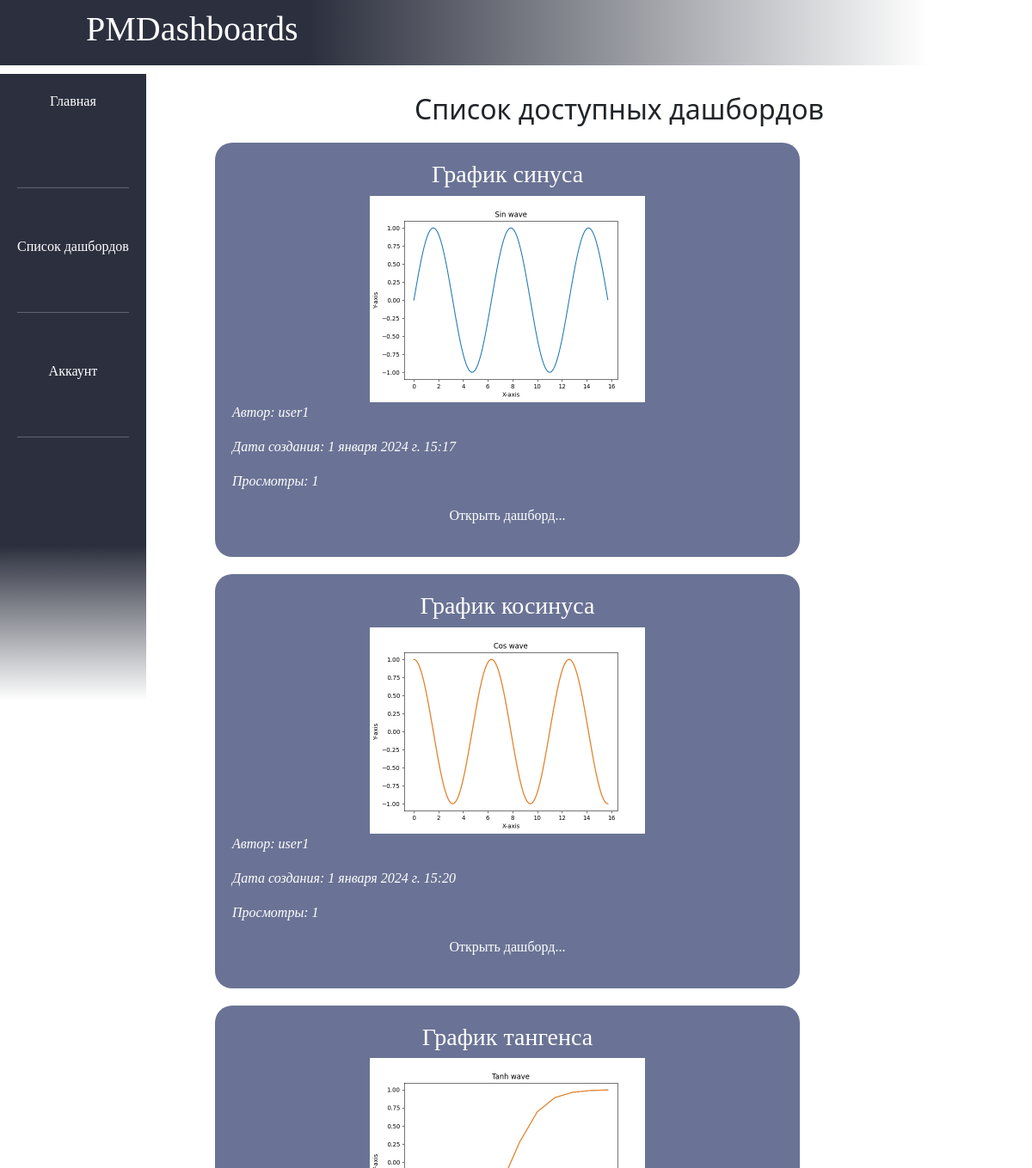
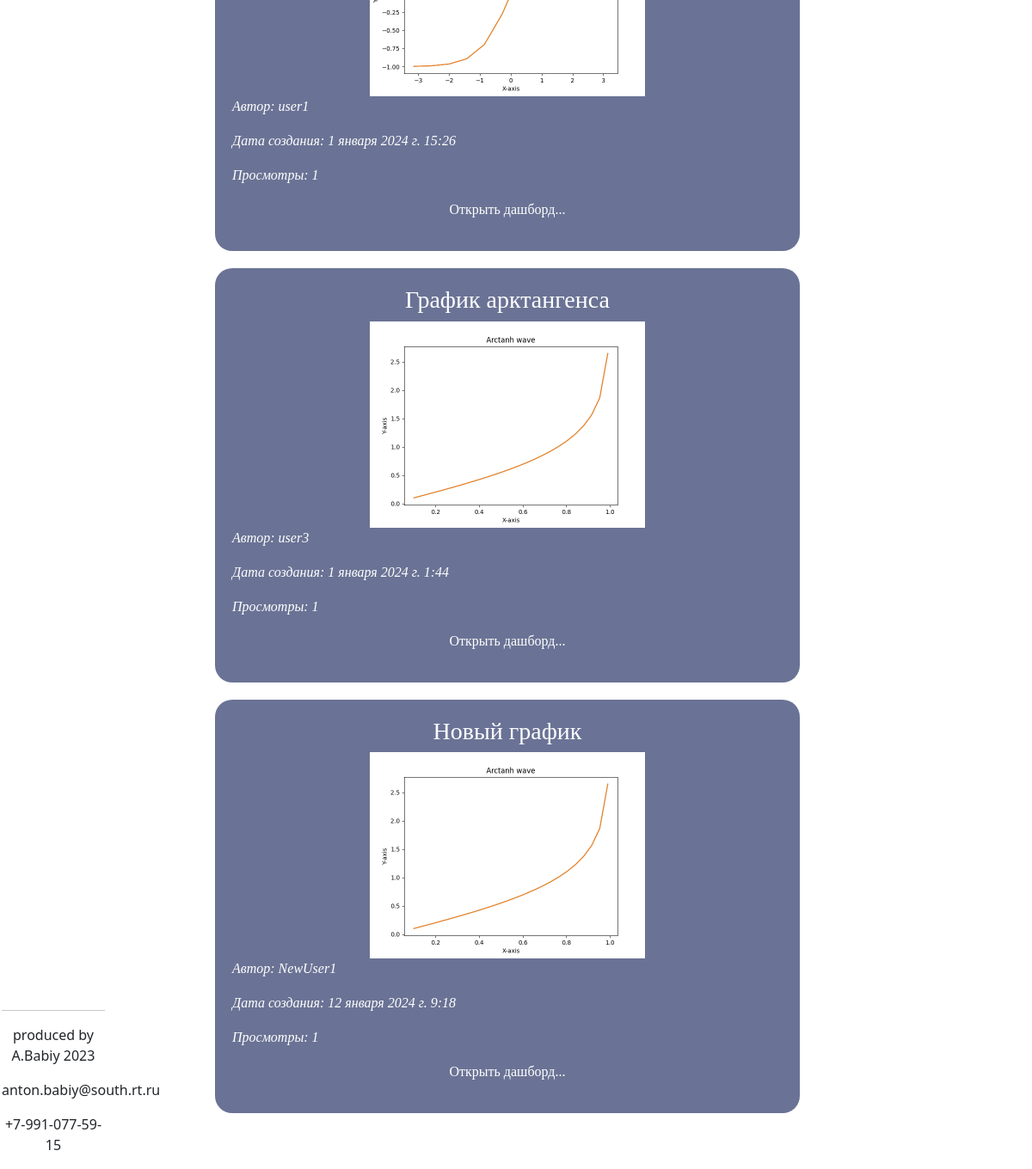
Screenshot of /pmdash/all/ with the database file from the repository (2 pictures, top to bottom).
### news/models.py (models this page shows, shortened)
class Article(models.Model):
    author = models.ForeignKey(User, on_delete=models.CASCADE, null=True, verbose_name='Автор')
    title = models.CharField('Название', max_length=50, default='')
    anouncement = models.TextField('Аннотация', max_length=250)
    text = models.TextField('Описание дашборда')
    date = models.DateTimeField('Дата публикации', auto_now=True) #default=timezone.now
    category = models.ForeignKey('Category', on_delete=models.SET_NULL, null=True, verbose_name='Категория')
    tags = models.ManyToManyField(to = Tag, blank=True, verbose_name='Тэги')
    objects = models.Manager()
    published = PublishedToday()
    def get_absolute_url(self):
        return f'/news/{int(self.id)}'
    def get_views(self):
        return self.views.count() #views - это related_name из связанной модели ViewCounter
    class Meta:
        verbose_name = "Дашборд"
        verbose_name_plural = "Дашборды"
        ordering = ['title','date']

class ShowImage(models.Model):
    article = models.ForeignKey(Article, on_delete=models.CASCADE)
    title = models.CharField(max_length=150, blank=True)
    def folder_path(instance, filename):
        return f"article_images/article_{instance.article.pk}/{filename}"
    image = models.ImageField(upload_to=folder_path)

### pmdash/views.py (the view)
# urls.py: path('all/', views.allBoards, name='pmdash_all'),
def allBoards(request):
    articles = Article.objects.all().order_by("id")
    p = Paginator(articles, 5)
    page_number = request.GET.get('page')
    page_obj = p.get_page(page_number)
    bookmarks = FavoriteArticle.objects.filter(user=request.user.id).values_list('article_id', flat=True)
    images = ShowImage.objects.all().order_by("article_id")
    context = {'posts': page_obj, 'articles': articles, 'bookmarks': bookmarks, 'images': images}
    return render(request, "pmdash/allBoards_page.html", context)

### pmdash/templates/pmdash/allBoards_page.html (shortened to what this page needs)
{% extends 'all_apps/base.html' %}
{% block header %} {% include 'pmdash/header_template.html' %} {% endblock %}
{% block sidebar %} {% include 'pmdash/sidebar_template.html' %} {% endblock %}
{% block main %} {% include 'pmdash/allBoards_template.html' %} {% endblock %}
{% block footer %} {% include 'pmdash/footer_template.html' %} {% endblock %}

### all_apps/templates/all_apps/base.html (shortened to what this page needs)
<!DOCTYPE html>
{% load bootstrap5 %}
{% load bootstrap_icons %}
{% load static %}
{% load i18n %}
{% bootstrap_css %}
<html lang="en">
<head>
    <link href="https://cdn.jsdelivr.net/npm/bootstrap@5.2.3/dist/css/bootstrap.min.css" rel="stylesheet">
    <link rel="stylesheet" href="{% static 'pmdash/css/style.css' %}">
</head>
<body>
    {% block header %}{% endblock %}
    {% block sidebar %}{% endblock %}
    {% block main %}{% endblock %}
    {% block footer %}{% endblock %}
</body>
</html>

### pmdash/templates/pmdash/header_template.html
{% load static %}
<div id="pmd_header">
    <h1> PMDashboards </h1>
</div>

### pmdash/templates/pmdash/sidebar_template.html (shortened to what this page needs)
{% load static %}
<div class="flex-container">
    <div class="flex-item">
        <a href="{% url 'pmdash_home' %}">
            <div>
                Главная
            </div>
        </a>
        <br>
        <br>
        <br>
        <hr/>
    </div>
    <div class="flex-item">
        <a href="{% url 'pmdash_all' %}"> Список дашбордов </a>
        <br>
        <br>
        <br>
        <hr/>
    </div>
    <div class="flex-item">
        <a href="{% url 'pmdash_account' %}"> Аккаунт </a>
        <br>
        <br>
        <br>
        <hr/>
    </div>
    <div class="flex-item-last"></div>
</div>

### pmdash/templates/pmdash/allBoards_template.html (shortened to what this page needs)
<!DOCTYPE html>
{% load static %}
<html>
<head>
</head>
<body>
    <div id="main_article">
        <h2> Список доступных дашбордов </h2>
        {%if articles.first == None %}
        <div>
            <h3 class="p_sign">Данные не были загружены, графики отсутствуют</h3>
        </div>
        {% else %}
        <div id="flex-container-local">
            {% for article in articles %}
            <div class="flex-item-local">
                <h3>{{ article.title }}</h3>
                {% for image in images %}
                    {% if image.article_id == article.id %}
                    <img src="{{image.image.url}}">
                    {% endif%}
                {% endfor %}
                <p class="p_dashboards">Автор: {{ article.author }}</p>
                <p class="p_dashboards">Дата создания: {{ article.date }}</p>
                <p class="p_dashboards">Просмотры: {{article.get_views}}</p>
                <p><a href="{{ article.get_absolute_url }}">Открыть дашборд...</a></p>
            </div>
             {% endfor %}
        </div>
        {% endif %}
    </div>
</body>
</html>

### pmdash/templates/pmdash/footer_template.html (shortened to what this page needs)
<!DOCTYPE html>
{% load static %}
<html>
    <head>
    </head>
    <body>
        <div id="footer">
            <div>
                <hr id="hr-footer"/>
                <p> produced by A.Babiy 2023</p>
                <p> anton.babiy@south.rt.ru</p>
                <p> +7-991-077-59-15</p>
            </div>
        </div>
    </body>
</html>

### pmdash/static/pmdash/css/style.css (style rules this page uses)
#pmd_header { padding-left: 100px; padding-top: 10px; padding-right: 50px; padding-bottom: 10px; font-family: Verdana; color: white; background-image: linear-gradient(left, #2c303e 30%, white 90%, white); background-image: -o-linear-gradient(left, #2c303e 30%, white 90%, white); background-image: -moz-linear-gradient(left, #2c303e 30%, white 90%, white); background-image: -webkit-linear-gradient(left, #2c303e 30%, white 90%, white); }
a { color: white; height: 100px; text-decoration: none; outline: none; }
.flex-container { margin-top: 10px; float: left; display: flex; flex-direction: column; flex-wrap: wrap; }
.flex-item { padding: 20px; text-align: center; color: white; font-family: Verdana; background-color: #2c303e; }
.flex-item-last { height: 300px; background-image: linear-gradient(top, #2c303e 30%, white 90%, white); background-image: -o-linear-gradient(top, #2c303e 30%, white 90%, white); background-image: -moz-linear-gradient(top, #2c303e 30%, white 90%, white); background-image: -webkit-linear-gradient(top, #2c303e 30%, white 90%, white); }
#main_article { margin-top: 2em; margin-left: 15em; }
#main_article h2 { font-size: 2em; text-align: center; }
.p_dashboards { text-align: left; }
body { background-color: #ffffff14; position: relative; margin: 0; padding-bottom: 55px; box-sizing: border-box; }

### pmdash/templates/pmdash/allBoards_template.html (style rules this page uses)
#main_article { margin-top: 2em; margin-left: 15em; }
#main_article h2 { font-size: 2em; text-align: center; }
#main_article img { display: block; margin-left: auto; margin-right: auto; width: 50%; }
#flex-container-local { margin-top: 10px; display: flex; flex-direction: row; flex-wrap:wrap; }
.flex-item-local { margin: 10px; padding: 20px; text-align: center; font-family: Verdana; background-color: #6a7395; color: white; border-radius: 20px; }
.p_dashboards { text-align: left; font-style: italic; }

### pmdash/templates/pmdash/footer_template.html (style rules this page uses)
#footer { position: fixed; left: 2px; bottom: 0; width: 10%; text-align: center; }

### rows the page displays
Article: title "График синуса", author "user1", date "1 января 2024 г. 15:17", get_views "1"
ShowImage: image (picture)
Article: title "График косинуса", author "user1", date "1 января 2024 г. 15:20", get_views "1"
ShowImage: image (picture)
Article: title "График тангенса", author "user1", date "1 января 2024 г. 15:26", get_views "1"
ShowImage: image (picture)
Article: title "График арктангенса", author "user3", date "1 января 2024 г. 1:44", get_views "1"
ShowImage: image (picture)
Article: title "Новый график", author "NewUser1", date "12 января 2024 г. 9:18", get_views "1"
ShowImage: image (picture)
